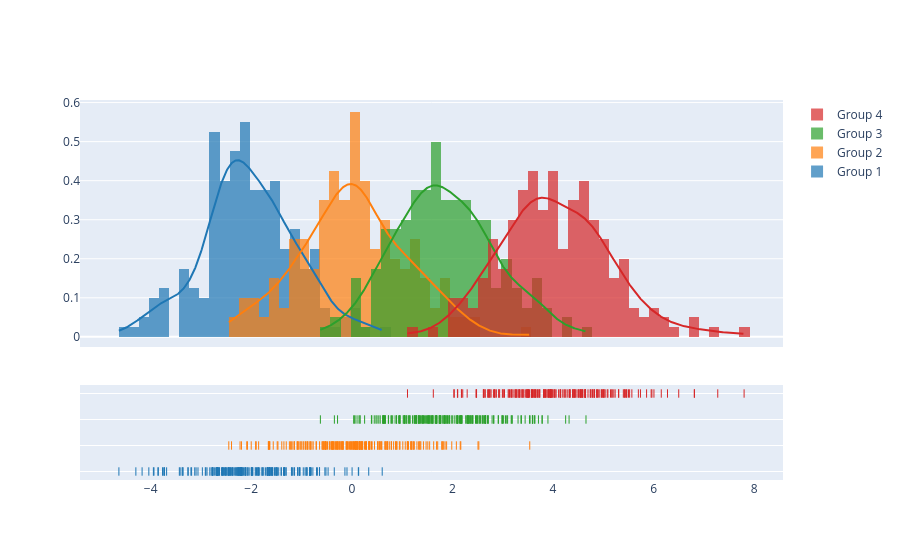

Write notebook code for a chart like this one.
### Code cell
import plotly.figure_factory as ff

# Add histogram data
x1 = np.random.randn(200) - 2
x2 = np.random.randn(200)
x3 = np.random.randn(200) + 2
x4 = np.random.randn(200) + 4

# Group data together
hist_data = [x1, x2, x3, x4]

group_labels = ['Group 1', 'Group 2', 'Group 3', 'Group 4']

# Create distplot with custom bin_size
fig = ff.create_distplot(hist_data, group_labels, bin_size=.2)
fig.show()

### Figure 1 — Plotly figure (JSON) as saved in the notebook; plotly's stock layout.template omitted (floating-point values rounded to 4 significant figures; data arrays with more than 128 entries replaced by an {"elided": "..."} marker saying what was removed)
{"data": [{"autobinx": false, "histnorm": "probability density", "legendgroup": "Group 1", "marker": {"color": "rgb(31, 119, 180)"}, "name": "Group 1", "opacity": 0.7, "type": "histogram", "x": {"elided": "200 float values"}, "xaxis": "x", "xbins": {"end": 0.6039, "size": 0.2, "start": -4.631}, "yaxis": "y"}, {"autobinx": false, "histnorm": "probability density", "legendgroup": "Group 2", "marker": {"color": "rgb(255, 127, 14)"}, "name": "Group 2", "opacity": 0.7, "type": "histogram", "x": {"elided": "200 float values"}, "xaxis": "x", "xbins": {"end": 3.537, "size": 0.2, "start": -2.446}, "yaxis": "y"}, {"autobinx": false, "histnorm": "probability density", "legendgroup": "Group 3", "marker": {"color": "rgb(44, 160, 44)"}, "name": "Group 3", "opacity": 0.7, "type": "histogram", "x": {"elided": "200 float values"}, "xaxis": "x", "xbins": {"end": 4.655, "size": 0.2, "start": -0.6253}, "yaxis": "y"}, {"autobinx": false, "histnorm": "probability density", "legendgroup": "Group 4", "marker": {"color": "rgb(214, 39, 40)"}, "name": "Group 4", "opacity": 0.7, "type": "histogram", "x": {"elided": "200 float values"}, "xaxis": "x", "xbins": {"end": 7.798, "size": 0.2, "start": 1.106}, "yaxis": "y"}, {"legendgroup": "Group 1", "marker": {"color": "rgb(31, 119, 180)"}, "mode": "lines", "name": "Group 1", "showlegend": false, "type": "scatter", "x": {"elided": "500 float values"}, "xaxis": "x", "y": {"elided": "500 float values"}, "yaxis": "y"}, {"legendgroup": "Group 2", "marker": {"color": "rgb(255, 127, 14)"}, "mode": "lines", "name": "Group 2", "showlegend": false, "type": "scatter", "x": {"elided": "500 float values"}, "xaxis": "x", "y": {"elided": "500 float values"}, "yaxis": "y"}, {"legendgroup": "Group 3", "marker": {"color": "rgb(44, 160, 44)"}, "mode": "lines", "name": "Group 3", "showlegend": false, "type": "scatter", "x": {"elided": "500 float values"}, "xaxis": "x", "y": {"elided": "500 float values"}, "yaxis": "y"}, {"legendgroup": "Group 4", "marker": {"color": "rgb(214, 39, 40)"}, "mode": "lines", "name": "Group 4", "showlegend": false, "type": "scatter", "x": {"elided": "500 float values"}, "xaxis": "x", "y": {"elided": "500 float values"}, "yaxis": "y"}, {"legendgroup": "Group 1", "marker": {"color": "rgb(31, 119, 180)", "symbol": "line-ns-open"}, "mode": "markers", "name": "Group 1", "showlegend": false, "type": "scatter", "x": {"elided": "200 float values"}, "xaxis": "x", "y": {"elided": "200 str values"}, "yaxis": "y2"}, {"legendgroup": "Group 2", "marker": {"color": "rgb(255, 127, 14)", "symbol": "line-ns-open"}, "mode": "markers", "name": "Group 2", "showlegend": false, "type": "scatter", "x": {"elided": "200 float values"}, "xaxis": "x", "y": {"elided": "200 str values"}, "yaxis": "y2"}, {"legendgroup": "Group 3", "marker": {"color": "rgb(44, 160, 44)", "symbol": "line-ns-open"}, "mode": "markers", "name": "Group 3", "showlegend": false, "type": "scatter", "x": {"elided": "200 float values"}, "xaxis": "x", "y": {"elided": "200 str values"}, "yaxis": "y2"}, {"legendgroup": "Group 4", "marker": {"color": "rgb(214, 39, 40)", "symbol": "line-ns-open"}, "mode": "markers", "name": "Group 4", "showlegend": false, "type": "scatter", "x": {"elided": "200 float values"}, "xaxis": "x", "y": {"elided": "200 str values"}, "yaxis": "y2"}], "layout": {"barmode": "overlay", "hovermode": "closest", "legend": {"traceorder": "reversed"}, "xaxis": {"anchor": "y2", "domain": [0.0, 1.0], "zeroline": false}, "yaxis": {"anchor": "free", "domain": [0.35, 1], "position": 0.0}, "yaxis2": {"anchor": "x", "domain": [0, 0.25], "dtick": 1, "showticklabels": false}}}
